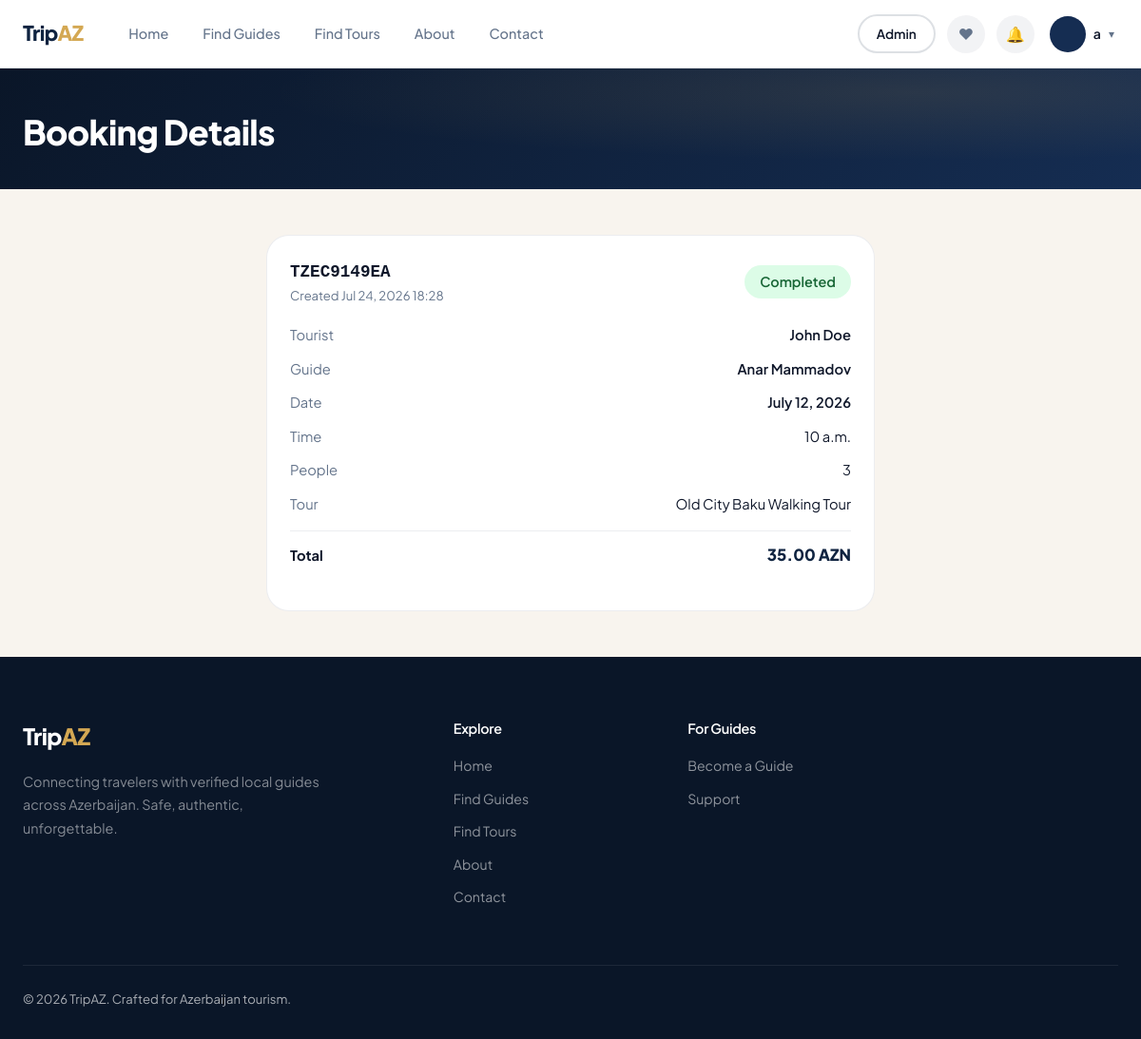
/bookings/1/ (signed in), run on the app's committed database.
### apps/accounts/models.py (models this page shows, shortened)
class User(AbstractUser):
    ROLE_TOURIST = 'tourist'
    ROLE_GUIDE = 'guide'
    ROLE_ADMIN = 'admin'
    ROLE_SUPPORT = 'support'
    ROLE_CHOICES = [
        (ROLE_TOURIST, 'Tourist'),
        (ROLE_GUIDE, 'Guide'),
        (ROLE_ADMIN, 'Admin'),
        (ROLE_SUPPORT, 'Support'),
    ]
    role = models.CharField(max_length=20, choices=ROLE_CHOICES, default=ROLE_TOURIST)
    phone = models.CharField(max_length=20, blank=True)
    avatar = models.ImageField(upload_to='avatars/', blank=True, null=True)
    is_banned = models.BooleanField(default=False)
    created_at = models.DateTimeField(auto_now_add=True)

### apps/bookings/models.py (models this page shows, shortened)
class Booking(models.Model):
    STATUS_PENDING = 'pending'
    STATUS_CONFIRMED = 'confirmed'
    STATUS_COMPLETED = 'completed'
    STATUS_CANCELLED = 'cancelled'
    STATUS_REJECTED = 'rejected'
    STATUS_CHOICES = [
        (STATUS_PENDING, 'Pending'),
        (STATUS_CONFIRMED, 'Confirmed'),
        (STATUS_COMPLETED, 'Completed'),
        (STATUS_CANCELLED, 'Cancelled'),
        (STATUS_REJECTED, 'Rejected'),
    ]
    booking_ref = models.CharField(max_length=20, unique=True, editable=False)
    tourist = models.ForeignKey(settings.AUTH_USER_MODEL, on_delete=models.CASCADE, related_name='bookings')
    guide = models.ForeignKey('guides.GuideProfile', on_delete=models.CASCADE, related_name='bookings')
    tour = models.ForeignKey('guides.Tour', on_delete=models.SET_NULL, null=True, blank=True, related_name='bookings')
    booking_date = models.DateField()
    booking_time = models.TimeField(default='09:00')
    people_count = models.PositiveIntegerField(default=1)
    total_price = models.DecimalField(max_digits=10, decimal_places=2, default=0.00)
    status = models.CharField(max_length=20, choices=STATUS_CHOICES, default=STATUS_PENDING)
    special_requests = models.TextField(blank=True)
    guide_message = models.TextField(blank=True, help_text='Message from guide on accept/reject')
    created_at = models.DateTimeField(auto_now_add=True)
    updated_at = models.DateTimeField(auto_now=True)
    class Meta:
        ordering = ['-created_at']
        indexes = [
            models.Index(fields=['tourist']),
            models.Index(fields=['guide']),
            models.Index(fields=['status']),
        ]

### apps/guides/models.py (models this page shows, shortened)
class GuideProfile(models.Model):
    STATUS_PENDING = 'pending'
    STATUS_APPROVED = 'approved'
    STATUS_REJECTED = 'rejected'
    VERIFICATION_CHOICES = [
        (STATUS_PENDING, 'Pending Review'),
        (STATUS_APPROVED, 'Approved'),
        (STATUS_REJECTED, 'Rejected'),
    ]
    LANGUAGE_CHOICES = [
        ('english', 'English'), ('russian', 'Russian'), ('azerbaijani', 'Azerbaijani'),
        ('turkish', 'Turkish'), ('german', 'German'), ('french', 'French'),
        ('arabic', 'Arabic'), ('chinese', 'Chinese'), ('spanish', 'Spanish'),
    ]
    CITY_CHOICES = [
        ('baku', 'Baku'), ('ganja', 'Ganja'), ('sheki', 'Sheki'),
        ('lankaran', 'Lankaran'), ('quba', 'Quba'), ('gabala', 'Gabala'),
        ('nakhchivan', 'Nakhchivan'), ('shamakhi', 'Shamakhi'), ('zagatala', 'Zagatala'),
    ]
    user = models.OneToOneField(settings.AUTH_USER_MODEL, on_delete=models.CASCADE, related_name='guide_profile')
    slug = models.SlugField(max_length=150, unique=True, blank=True)
    bio = models.TextField()
    tagline = models.CharField(max_length=200, blank=True)
    city = models.CharField(max_length=50, choices=CITY_CHOICES, default='baku')
    languages = models.CharField(max_length=300, default='english', help_text='Comma-separated languages')
    experience_years = models.PositiveIntegerField(default=1)
    license_number = models.CharField(max_length=100, blank=True)
    has_certificate = models.BooleanField(default=False)
    verification_status = models.CharField(max_length=20, choices=VERIFICATION_CHOICES, default=STATUS_PENDING)
    rejection_reason = models.TextField(blank=True)
    rating = models.DecimalField(max_digits=3, decimal_places=2, default=0.0,
                                  validators=[MinValueValidator(0), MaxValueValidator(5)])
    total_reviews = models.PositiveIntegerField(default=0)
    is_featured = models.BooleanField(default=False)
    cover_image = models.ImageField(upload_to='guides/covers/', blank=True, null=True)
    created_at = models.DateTimeField(auto_now_add=True)
    updated_at = models.DateTimeField(auto_now=True)
    class Meta:
        ordering = ['-is_featured', '-rating', '-created_at']
        indexes = [
            models.Index(fields=['verification_status']),
            models.Index(fields=['city']),
            models.Index(fields=['rating']),
            models.Index(fields=['slug']),
        ]

class Tour(models.Model):
    CATEGORY_CHOICES = [
        ('city', 'City Tour'),
        ('historical', 'Historical'),
        ('nature', 'Nature & Outdoors'),
        ('food', 'Food & Culture'),
        ('photography', 'Photography'),
        ('adventure', 'Adventure'),
        ('day_trip', 'Day Trip'),
    ]
    guide = models.ForeignKey(GuideProfile, on_delete=models.CASCADE, related_name='tours')
    title = models.CharField(max_length=200)
    slug = models.SlugField(max_length=220, unique=True, blank=True)
    description = models.TextField()
    category = models.CharField(max_length=30, choices=CATEGORY_CHOICES, default='city', blank=True)
    duration_hours = models.DecimalField(max_digits=4, decimal_places=1, default=3.0)
    max_people = models.PositiveIntegerField(default=10)
    price_per_person = models.DecimalField(max_digits=8, decimal_places=2)
    location = models.CharField(max_length=200, blank=True)
    itinerary = models.TextField(blank=True, help_text='Step-by-step tour program, one step per line')
    included = models.TextField(blank=True, help_text='What is included, one item per line')
    not_included = models.TextField(blank=True, help_text='What is not included, one item per line')
    meeting_point = models.CharField(max_length=200, blank=True)
    is_active = models.BooleanField(default=True)
    created_at = models.DateTimeField(auto_now_add=True)
    updated_at = models.DateTimeField(auto_now=True)
    class Meta:
        ordering = ['-created_at']
        indexes = [
            models.Index(fields=['guide', 'is_active']),
            models.Index(fields=['slug']),
        ]

### apps/bookings/views.py (the view)
# urls.py: path('<int:pk>/', views.booking_detail, name='detail'),
@login_required
def booking_detail(request, pk):
    booking = get_object_or_404(
        Booking.objects.select_related('tourist', 'guide__user', 'tour'),
        pk=pk
    )
    if booking.tourist != request.user and booking.guide.user != request.user:
        if not request.user.is_staff:
            messages.error(request, 'Access denied.')
            return redirect('core:home')
    return render(request, 'bookings/detail.html', {'booking': booking})

### apps/core/context_processors.py (called while the page is built)
def notifications_processor(request):
    if request.user.is_authenticated:
        unread_count = Notification.objects.filter(user=request.user, is_read=False).count()
        notifications = Notification.objects.filter(user=request.user).order_by('-created_at')[:5]
        unread_messages = ChatMessage.objects.filter(receiver=request.user, is_read=False).count()
        return {
            'unread_notifications': unread_count,
            'recent_notifications': notifications,
            'unread_messages': unread_messages,
        }
    return {'unread_notifications': 0, 'recent_notifications': [], 'unread_messages': 0}

### templates/bookings/detail.html (shortened to what this page needs)
{% extends 'base.html' %}
{% block content %}
<div class="page-header">
  <div class="container"><h1>Booking Details</h1></div>
</div>
<div class="container section-sm" style="max-width:640px;">
  <div class="card">
    <div class="card-body">
      <div style="display:flex;align-items:center;justify-content:space-between;margin-bottom:20px;">
        <div>
          <div style="font-family:monospace;font-size:1.1rem;font-weight:800;">{{ booking.booking_ref }}</div>
          <div style="font-size:.82rem;color:var(--text-muted);">Created {{ booking.created_at|date:"M d, Y H:i" }}</div>
        </div>
        <span class="status status-{{ booking.status }}" style="font-size:.9rem;padding:6px 16px;">{{ booking.get_status_display }}</span>
      </div>
      <div style="display:flex;flex-direction:column;gap:12px;font-size:.92rem;margin-bottom:20px;">
        <div class="flex-between"><span style="color:var(--text-muted);">Tourist</span><span style="font-weight:600;">{{ booking.tourist.get_full_name }}</span></div>
        <div class="flex-between"><span style="color:var(--text-muted);">Guide</span><span style="font-weight:600;">{{ booking.guide.user.get_full_name }}</span></div>
        <div class="flex-between"><span style="color:var(--text-muted);">Date</span><span style="font-weight:600;">{{ booking.booking_date }}</span></div>
        <div class="flex-between"><span style="color:var(--text-muted);">Time</span><span>{{ booking.booking_time }}</span></div>
        <div class="flex-between"><span style="color:var(--text-muted);">People</span><span>{{ booking.people_count }}</span></div>
        {% if booking.tour %}
        <div class="flex-between"><span style="color:var(--text-muted);">Tour</span><span>{{ booking.tour.title }}</span></div>
        {% endif %}
        <div class="flex-between" style="border-top:1px solid var(--border);padding-top:12px;margin-top:4px;">
          <span style="font-weight:700;">Total</span>
          <span style="font-weight:800;color:var(--primary);font-size:1.05rem;">{{ booking.total_price }} AZN</span>
        </div>
      </div>
    </div>
  </div>
</div>
{% endblock %}

### templates/partials/navbar.html (shortened to what this page needs)
{% load static %}
<nav class="navbar {% block nav_variant %}navbar--solid{% endblock %}" id="site-navbar">
  <div class="container">
    <a href="{% url 'core:home' %}" class="navbar-brand">
      Trip<span>AZ</span>
    </a>
    <div class="navbar-nav">
      <a href="{% url 'core:home' %}" {% if request.resolver_match.url_name == 'home' %}class="active"{% endif %}>Home</a>
      <a href="{% url 'guides:catalog' %}" {% if request.resolver_match.url_name == 'catalog' %}class="active"{% endif %}>Find Guides</a>
      <a href="{% url 'guides:tour_catalog' %}" {% if request.resolver_match.url_name == 'tour_catalog' %}class="active"{% endif %}>Find Tours</a>
      <a href="{% url 'core:about' %}" {% if request.resolver_match.url_name == 'about' %}class="active"{% endif %}>About</a>
      <a href="{% url 'core:contacts' %}" {% if request.resolver_match.url_name == 'contacts' %}class="active"{% endif %}>Contact</a>
    </div>
    <div class="navbar-actions">
      {% if user.is_authenticated %}
        {% if user.is_staff or user.role == 'admin' or user.role == 'support' %}
          <a href="{% url 'core:admin_dashboard' %}" class="btn btn-outline btn-sm">Admin</a>
        {% endif %}
        {% if user.role == 'tourist' or user.role == '' %}
          <a href="{% url 'accounts:favorites' %}" class="nav-notif{% if request.resolver_match.url_name == 'favorites' %} active{% endif %}" title="My Favourites">❤</a>
        {% endif %}
        <a href="{% url 'core:notifications' %}" class="nav-notif" title="Notifications">
          🔔
        </a>
        <div class="nav-dropdown">
          <a href="#" class="nav-dropdown-trigger" onclick="return false;">
            {% if user.avatar %}
              <img src="{{ user.avatar.url }}" alt="" class="nav-avatar">
            {% else %}
              <div class="nav-avatar" style="background:var(--navy-700);display:flex;align-items:center;justify-content:center;color:white;font-size:.8rem;font-weight:700;">
              </div>
            {% endif %}
            <span style="font-weight:600;font-size:.88rem;max-width:90px;overflow:hidden;text-overflow:ellipsis;">{{ user.first_name|default:user.username }}</span>
            <span style="color:var(--text-muted);font-size:.75rem;">▾</span>
          </a>
        </div>
      {% else %}
        <a href="{% url 'guides:register' %}" class="btn btn-outline btn-sm navbar-guide-btn">Become a Guide</a>
        <a href="{% url 'accounts:login' %}" class="btn btn-ghost btn-sm">Log In</a>
        <a href="{% url 'accounts:register' %}" class="btn btn-primary btn-sm">Sign Up</a>
      {% endif %}
    </div>
  </div>
</nav>

### static/css/tokens.css (style rules this page uses)
:root { --navy-950: #060d18; --navy-900: #0a1628; --navy-800: #0f2340; --navy-700: #152d52; --navy-600: #1c3a66; --navy-500: #254d85; --sand-50: #fdfcfa; --sand-100: #f8f4ee; --sand-200: #efe8dc; --sand-300: #e0d5c4; --gold-300: #e8c97a; --gold-400: #d4a853; --gold-500: #c49a3c; --gold-600: #a67c2e; --teal-400: #3dd4cb; --teal-500: #2bb8b0; --teal-600: #229690; --success: #22c55e; --success-soft: #dcfce7; --danger: #ef4444; --danger-soft: #fee2e2; --warning: #f59e0b; --warning-soft: #fffbeb; --info: #3b82f6; --info-soft: #eff6ff; --primary: var(--navy-800); --primary-light: var(--navy-500); --accent: var(--gold-400); --accent-dark: var(--gold-600); --teal: var(--teal-500); --bg: var(--sand-100); --bg-elevated: #ffffff; --card-bg: #ffffff; --text: #0f172a; --text-secondary: #334155; --text-muted: #64748b; --text-inverse: #ffffff; --border: rgba(15, 35, 64, 0.08); --border-strong: rgba(15, 35, 64, 0.14); --glass-bg: rgba(255, 255, 255, 0.72); --glass-border: rgba(255, 255, 255, 0.35); --glass-blur: 20px; --shadow-xs: 0 1px 2px rgba(10, 22, 40, 0.04); --shadow-sm: 0 2px 8px rgba(10, 22, 40, 0.06); --shadow: 0 8px 24px rgba(10, 22, 40, 0.08); --shadow-md: 0 12px 40px rgba(10, 22, 40, 0.1); --shadow-lg: 0 24px 64px rgba(10, 22, 40, 0.14); --shadow-gold: 0 8px 24px rgba(196, 154, 60, 0.25); --shadow-navy: 0 12px 40px rgba(15, 35, 64, 0.2); --radius-xs: 6px; --radius-sm: 10px; --radius: 16px; --radius-lg: 24px; --radius-xl: 32px; --radius-full: 9999px; --space-1: 4px; --space-2: 8px; --space-3: 12px; --space-4: 16px; --space-5: 20px; --space-6: 24px; --space-8: 32px; --space-10: 40px; --space-12: 48px; --space-16: 64px; --space-20: 80px; --space-24: 96px; --font: 'Plus Jakarta Sans', 'Inter', system-ui, -apple-system, sans-serif; --font-display: 'Plus Jakarta Sans', var(--font); --ease-out: cubic-bezier(0.16, 1, 0.3, 1); --ease-spring: cubic-bezier(0.34, 1.56, 0.64, 1); --transition-fast: 150ms var(--ease-out); --transition: 250ms var(--ease-out); --transition-slow: 400ms var(--ease-out); --container-max: 1200px; --nav-height: 72px; --header-blur: 20px; }

### static/css/base.css (style rules this page uses)
*, *::before, *::after { box-sizing: border-box; margin: 0; padding: 0; }
html { scroll-behavior: smooth; -webkit-font-smoothing: antialiased; -moz-osx-font-smoothing: grayscale; }
body { font-family: var(--font); font-size: 16px; line-height: 1.6; color: var(--text); background: var(--bg); overflow-x: hidden; min-height: 100vh; display: flex; flex-direction: column; }
a { color: inherit; text-decoration: none; }
h1, h2, h3, h4, h5, h6 { font-family: var(--font-display); color: var(--text); letter-spacing: -0.02em; }
h1 { font-size: clamp(2.25rem, 5vw, 3.75rem); font-weight: 800; line-height: 1.08; }
.container { max-width: var(--container-max); margin: 0 auto; padding: 0 var(--space-6); }
.section-sm { padding: var(--space-12) 0; }
.flex-between { display: flex; align-items: center; justify-content: space-between; }

### static/css/pages.css (style rules this page uses)
.page-header { background: linear-gradient(135deg, var(--navy-900) 0%, var(--navy-700) 100%); color: white; padding: var(--space-12) 0 var(--space-10); position: relative; overflow: hidden; }
.page-header::before { content: ''; position: absolute; inset: 0; background: radial-gradient(ellipse at 80% 20%, rgba(212, 168, 83, 0.12), transparent 50%); }
.page-header .container { position: relative; z-index: 1; }
.page-header h1 { color: white; font-size: clamp(1.75rem, 3vw, 2.25rem); }

### data on the page
User: first_name "a"
Booking: booking_ref "TZEC9149EA", created_at "Jul 24, 2026 18:28", status "Completed", tourist.get_full_name "John Doe", guide.user.get_full_name "Anar Mammadov", booking_date "July 12, 2026", booking_time "10 a.m.", people_count "3", tour "Old City Baku Walking Tour", total_price "35.00"
